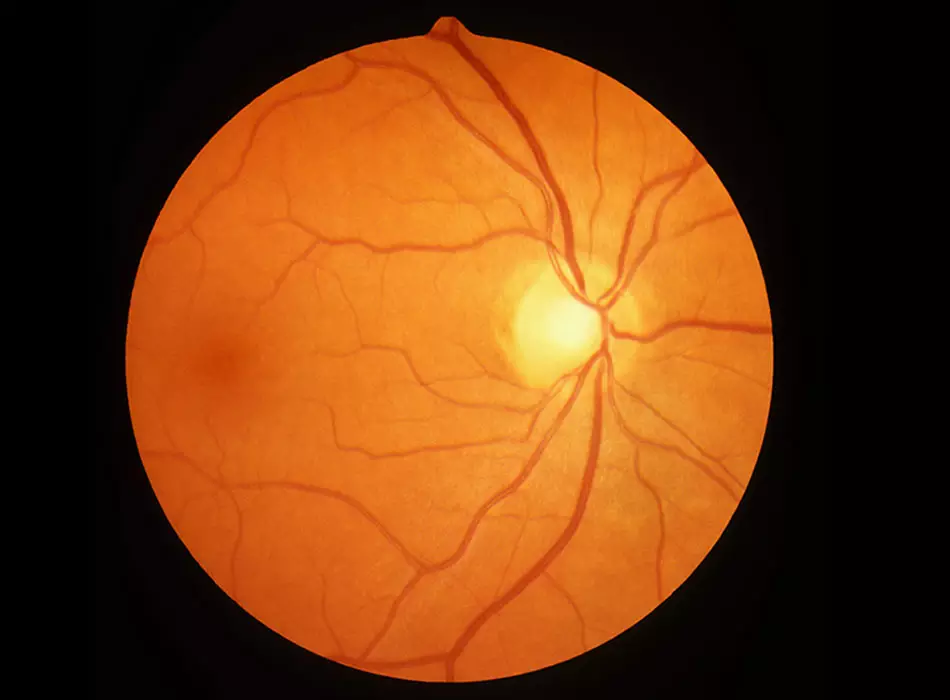
#> input picture image.png, 950 x 700 px; its folder holds only this picture in this run
$ python -i preprocessing.py   (imports and definitions only)
#> lines starting #> are read from the running program, lines starting #| are printed output that depends on the picture; after the words box and inside, x2 and y2 are one past the last pixel; in counts of white or black regions, pixels touching at a corner belong together
import cv2
import numpy as np
import os

IMG_SIZE = 300

def crop_image_from_gray(img, tol=7):
    if img.ndim == 2:
        mask = img > tol
        if mask.any():
            return img[np.ix_(mask.any(1), mask.any(0))]
        else:
            return img
    elif img.ndim == 3:
        gray = cv2.cvtColor(img, cv2.COLOR_BGR2GRAY)
        mask = gray > tol
        if mask.any():
            img1 = img[np.ix_(mask.any(1), mask.any(0))]
            return img1
        else:
            return img

def preprocess_aptos(path):
#> called with path = '../image.png'
    img = cv2.imread(path)
#> img is the input picture: shape (700, 950, 3); mean B, G, R 17.3, 59.3, 114.4
    img = cv2.cvtColor(img, cv2.COLOR_BGR2RGB)

    # 1) crop away dark borders
    img = crop_image_from_gray(img)
#> in crop_image_from_gray, `gray = cv2.cvtColor(img, cv2.COLOR_BGR2GRAY)`:
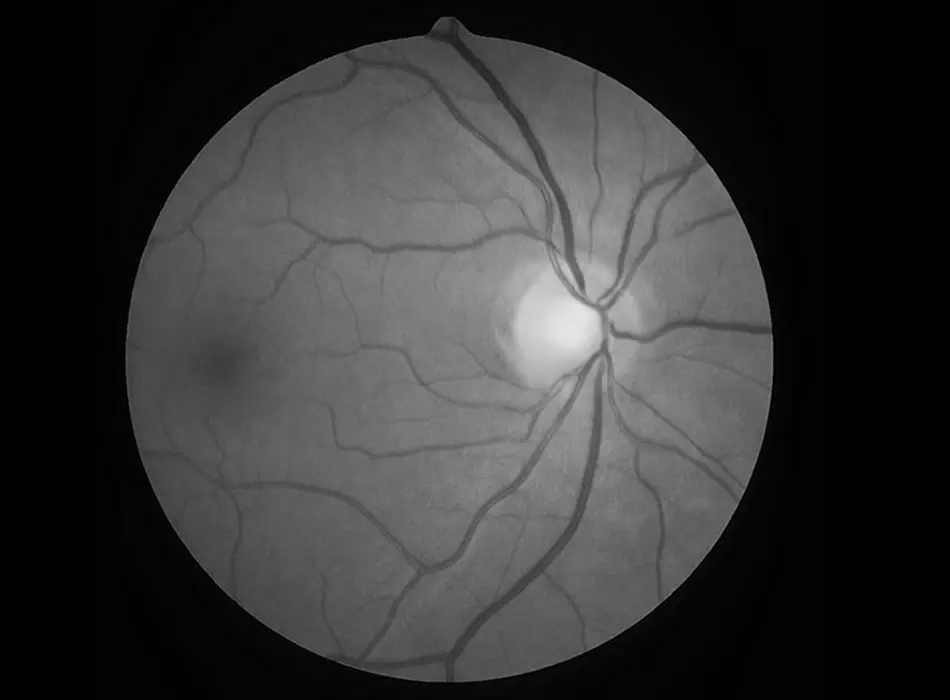
#> gray: shape (700, 950); min 0, max 229, mean 53
#> in crop_image_from_gray, `mask = gray > tol`:
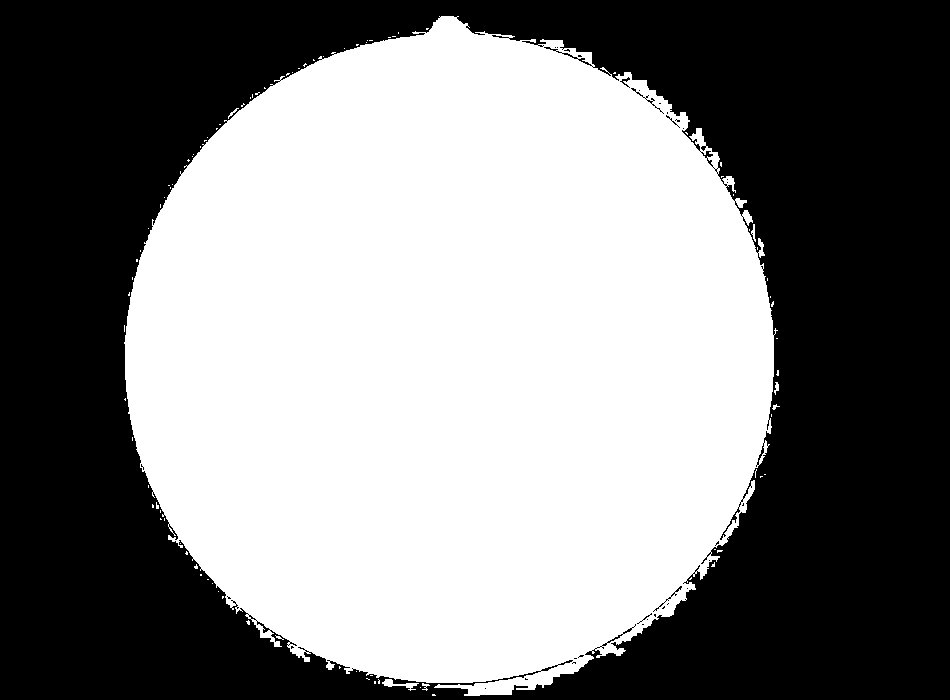
#> mask: shape (700, 950) bool; 51% white; 34 black regions (28 under 20 px), largest, box (x1, y1, x2, y2) and area: (0, 0, 950, 700) 325632, (631, 88, 664, 114) 66, (653, 586, 682, 612) 56, (620, 77, 630, 88) 34, (666, 115, 680, 128) 23, (637, 613, 652, 624) 20

    # 2) resize to square
    img = cv2.resize(img, (IMG_SIZE, IMG_SIZE))
#> img: shape (300, 300, 3)

    # 3) Ben Graham style local normalization
    #    (sharp foreground, subtract blurred background)
    blur = cv2.GaussianBlur(img, (0, 0), sigmaX=10)
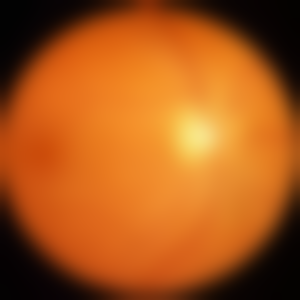
#> blur: shape (300, 300, 3); mean R, G, B 169.7, 88, 25.5
    img = cv2.addWeighted(img, 4, blur, -4, 128)

    # 4) optional CLAHE on L-channel
    lab = cv2.cvtColor(img, cv2.COLOR_RGB2LAB)
#> lab: shape (300, 300, 3); mean of channels 0, 1, 2 138.2, 131.2, 128.7
    l, a, b = cv2.split(lab)
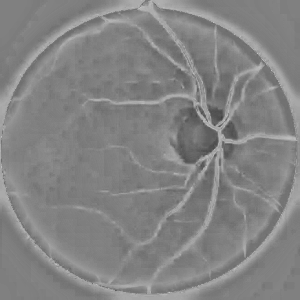
#> a: shape (300, 300); min 64, max 194, mean 131.2
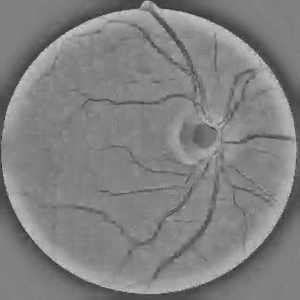
#> b: shape (300, 300); min 41, max 208, mean 128.7
    clahe = cv2.createCLAHE(clipLimit=2.0, tileGridSize=(8, 8))
    cl = clahe.apply(l)
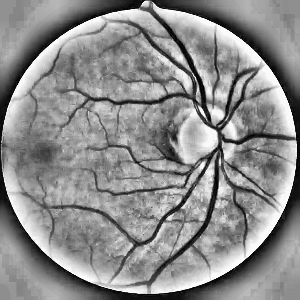
#> cl: shape (300, 300); min 0, max 255, mean 140.2
    lab = cv2.merge((cl, a, b))
#> lab: shape (300, 300, 3); mean of channels 0, 1, 2 140.2, 131.2, 128.7
    img = cv2.cvtColor(lab, cv2.COLOR_LAB2RGB)
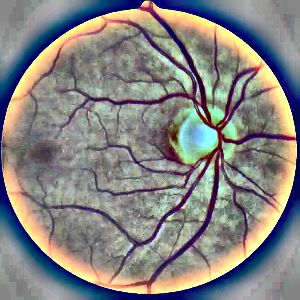
#> img: shape (300, 300, 3); mean R, G, B 133.1, 131.6, 130.1

    return img

def preprocess_folder(src_root, dst_root):
    os.makedirs(dst_root, exist_ok=True)
    for cls in os.listdir(src_root):
        src_dir = os.path.join(src_root, cls)
        dst_dir = os.path.join(dst_root, cls)
        os.makedirs(dst_dir, exist_ok=True)
        for fname in os.listdir(src_dir):
            if not fname.lower().endswith((".png",".jpg",".jpeg",".bmp",".tif",".tiff")):
                continue
            src_path = os.path.join(src_dir, fname)
            dst_path = os.path.join(dst_dir, fname)
            img = preprocess_aptos(src_path)
            cv2.imwrite(dst_path, cv2.cvtColor(img, cv2.COLOR_RGB2BGR))

# Example:
# preprocess_folder("data/train", "data_pp/train")
# preprocess_folder("data/test",  "data_pp/test")

>>> result = preprocess_aptos('../image.png')
